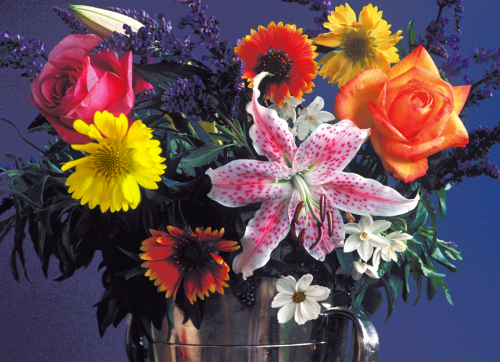
#> input picture flowers.tif, 500 x 362 px
$ python UTS3.py
#> lines starting #> are read from the running program, lines starting #| are printed output that depends on the picture
import cv2
import numpy as np
from matplotlib import pyplot as plt

img = cv2.imread('flowers.tif',0)
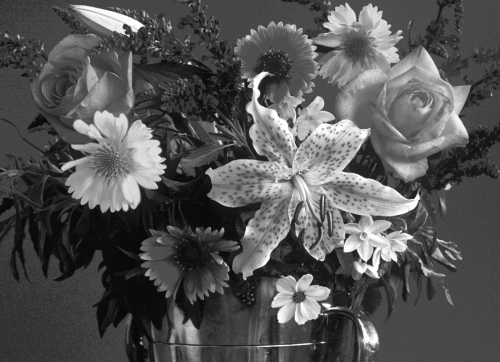
#> img: shape (362, 500); min 8, max 255, mean 84.6
img2 = img.copy()
template = cv2.imread('templates.tif',0)
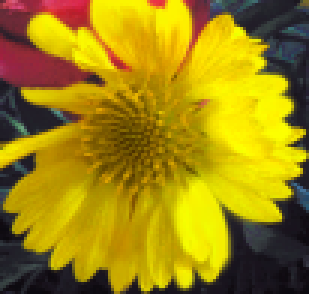
#> input picture templates.tif, 103 x 98 px (shown 3 times larger)
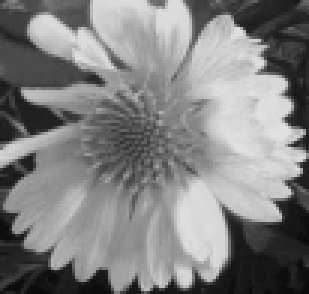
#> template: shape (98, 103) (shown 3 times larger); min 10, max 226, mean 129.2
w, h = template.shape[::-1]
#> w = 103; h = 98

# All the 6 methods for comparison in a list
methods = ['CCOEFF', 'CCOEFF_NORMED', 'CCORR',
            'CCORR_NORMED', 'SQDIFF', 'SQDIFF_NORMED']

for metode in methods:
    img = img2.copy()

    # create method by using custom string
    used_method = 'cv2.TM_' + metode
    method = eval(used_method)

    # Apply template Matching
    res = cv2.matchTemplate(img,template,method)
    min_val, max_val, min_loc, max_loc = cv2.minMaxLoc(res)

    # If the method is TM_SQDIFF or TM_SQDIFF_NORMED, take minimum
    if method in [cv2.TM_SQDIFF, cv2.TM_SQDIFF_NORMED]:
        top_left = min_loc
    else:
        top_left = max_loc
    bottom_right = (top_left[0] + w, top_left[1] + h)

    cv2.rectangle(img,top_left, bottom_right, 255, 7)

    plt.subplot(121),plt.imshow(res,cmap = 'gray')
    plt.title('Matching Result'), plt.xticks([]), plt.yticks([])
    plt.subplot(122),plt.imshow(img,cmap = 'gray')
    plt.title('Detected Point'), plt.xticks([]), plt.yticks([])
    plt.suptitle('Menggunakan Metode '+ metode)

    plt.show()
#> this loop made 6 passes
#> (min_val, max_val, min_loc, top_left, bottom_right) on passes 1 to 4: (-15535940, 42402056, (275, 258), (64, 115), (167, 213)), (-0.398, 1, (0, 192), (64, 115), (167, 213)), (36778136, 217705888, (43, 211), (253, 105), (356, 203)), (0.55, 1, (126, 177), (64, 115), (167, 213))
#> (min_val, max_val, max_loc, top_left, bottom_right) on passes 5 to 6: (0, 152069152, (46, 217), (64, 115), (167, 213)), (0, 1, (129, 0), (64, 115), (167, 213))
#> pass 1, `res = cv2.matchTemplate(img,template,method)`:
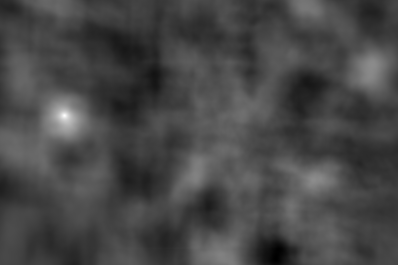
#> res: shape (265, 398) float32; min -15535940, max 42402056, mean 733147.9; drawn with min black and max white
#> pass 1, `plt.show()`:
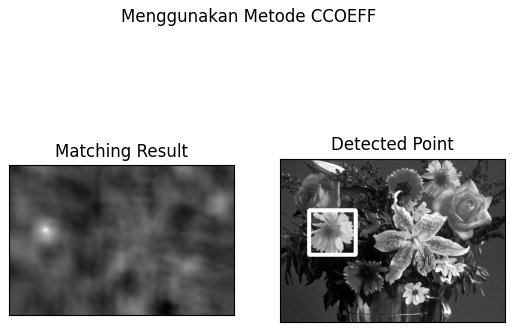
#> figure drawn by matplotlib, 2 panels
#> pass 3, `res = cv2.matchTemplate(img,template,method)`:
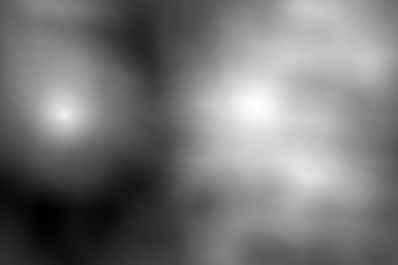
#> res: shape (265, 398) float32; min 36778136, max 217705888, mean 121868960; drawn with min black and max white
#> after the loop:
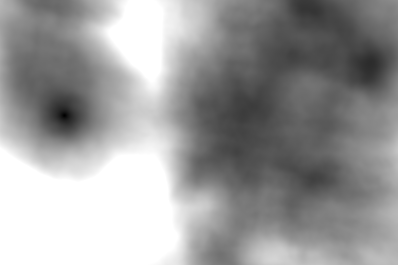
#> res: shape (265, 398) float32; min 0, max 1, mean 0.612
